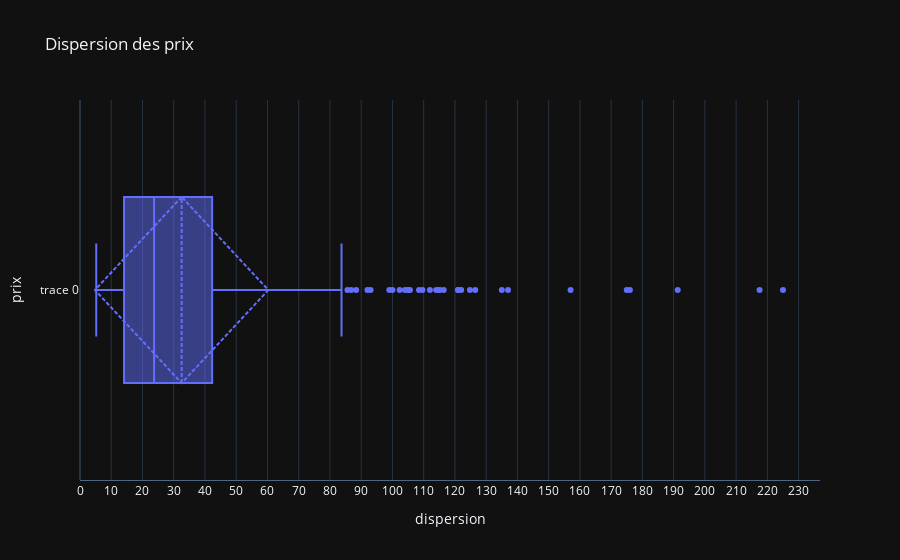

Here is the notebook cell this chart was saved with:
### Markdown cell above
On peut observer que des valeurs sont très loin de la valeur médiane et de la valeur moyenne.

### Code cell
fig = go.Figure()
fig.add_trace(go.Box(
    x=df_price['price'],
    boxmean='sd'))
fig.update_yaxes(showticklabels = True)
fig.update_xaxes( nticks = 40,title_text = 'Prix', showline=True, linewidth=1,rangemode="tozero")
# Personnalisez le titre et les étiquettes des axes
fig.update_layout(template='plotly_dark',
    title='Dispersion des prix',
    xaxis_title='dispersion',
    yaxis_title='prix'
)

# Afficher la figure
fig.show()
fig.update_layout(width=1240)
# Enregistrer en tant qu'image
fig.write_image("figure/1.png")
# Afficher le graphique sur le notebook dans le depot distant GITHUB
display(Image(filename="figure/1.png"))

### Figure 1 — Plotly figure (JSON) as saved in the notebook; plotly's stock layout.template omitted (floating-point values rounded to 4 significant figures; data arrays with more than 128 entries replaced by an {"elided": "..."} marker saying what was removed)
{"data": [{"boxmean": "sd", "type": "box", "x": {"elided": "717 float values"}}], "layout": {"title": {"text": "Dispersion des prix"}, "xaxis": {"linewidth": 1, "nticks": 40, "rangemode": "tozero", "showline": true, "title": {"text": "dispersion"}}, "yaxis": {"showticklabels": true, "title": {"text": "prix"}}}}
